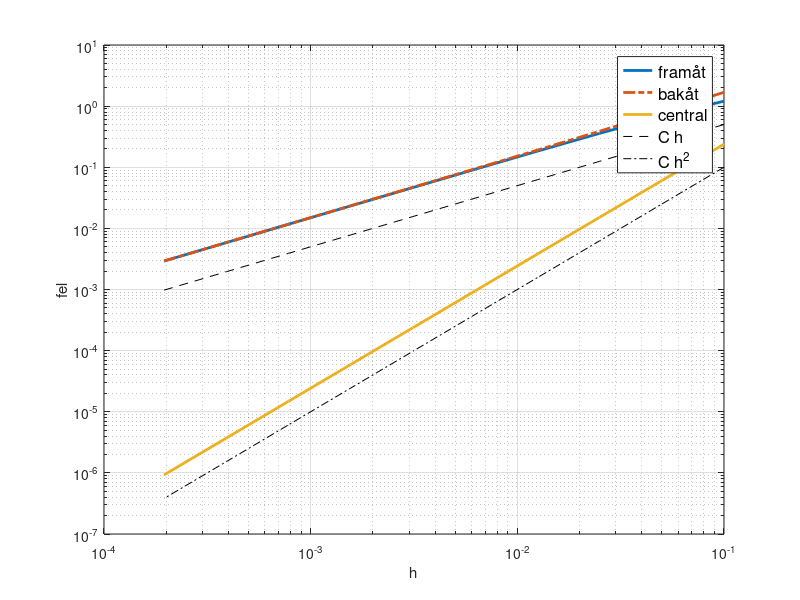

MATLAB code to generate this figure:
clear all, close all
f = @(x) cos(2*pi*x) + x^2;
fprim = @(x) -2*pi*sin(2*pi*x) + 2*x; % exakt derivata, som referens

x0 = 3.1;
fp3 = fprim(x0); %referenslösning - exakt derivata i x
h = 0.1;

N = 10;
fel_fram = zeros(N, 1);
fel_bak = zeros(N, 1);
fel_central = zeros(N, 1);
hvek = [];


for i = 1:N

    hvek = [hvek, h];

    %framåtdifferens
    fp_fram = (f(x0+h) - f(x0))/h;
    fel_fram(i) = abs(fp_fram - fp3);

    %bakåtdifferens
    fp_bak = (f(x0) - f(x0-h))/h;
    fel_bak(i) = abs(fp_bak - fp3);

    %centraldifferens
    fp_central = (f(x0+h) - f(x0-h))/(2*h);
    fel_central(i) = abs(fp_central - fp3);

    h = h/2;

end

% plotta fel med logaritmisk skala
loglog(hvek, fel_fram,'LineWidth', 2)
hold on
loglog(hvek, fel_bak, '-.', 'LineWidth', 2)
loglog(hvek, fel_central, 'LineWidth', 2)
loglog(hvek, 5*hvek, 'k--')
loglog(hvek, 1e1*hvek.^2, 'k-.')
grid on
xlabel('h')
ylabel('fel')
ylim([1e-7, 1e1])
legend('framåt', 'bakåt', 'central', 'C h', 'C h^2', 'FontSize', 12)


% tabell med felvärden
hvek = hvek';
fprintf(['    h         fel_fram  fel_bak   fel_central\n'])
disp([hvek, fel_fram, fel_bak, fel_central])
